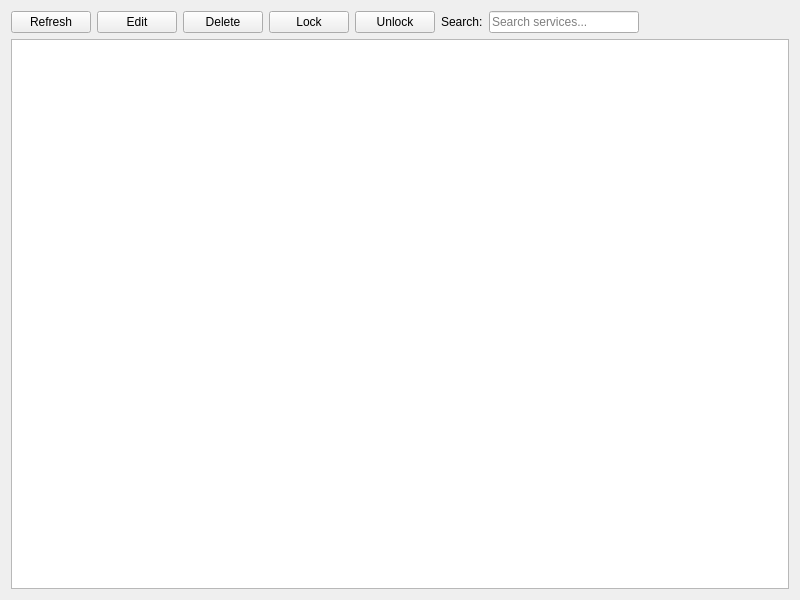
<?xml version="1.0" encoding="UTF-8"?>
<ui version="4.0">
 <class>DeviceServicesView</class>
 <widget class="QWidget" name="DeviceServicesView">
  <property name="geometry">
   <rect>
    <x>0</x>
    <y>0</y>
    <width>800</width>
    <height>600</height>
   </rect>
  </property>
  <layout class="QVBoxLayout" name="verticalLayout">
   <item>
    <layout class="QHBoxLayout" name="toolbar">
     <item>
      <widget class="QPushButton" name="btnRefresh">
       <property name="text">
        <string>Refresh</string>
       </property>
      </widget>
     </item>
     <item>
      <widget class="QPushButton" name="btnEdit">
       <property name="text">
        <string>Edit</string>
       </property>
      </widget>
     </item>
     <item>
      <widget class="QPushButton" name="btnDelete">
       <property name="text">
        <string>Delete</string>
       </property>
      </widget>
     </item>
     <item>
      <widget class="QPushButton" name="btnLock">
       <property name="text">
        <string>Lock</string>
       </property>
      </widget>
     </item>
     <item>
      <widget class="QPushButton" name="btnUnlock">
       <property name="text">
        <string>Unlock</string>
       </property>
      </widget>
     </item>
     <item>
      <widget class="QLabel" name="labelSearch">
       <property name="text">
        <string>Search:</string>
       </property>
      </widget>
     </item>
     <item>
      <widget class="QLineEdit" name="searchEdit">
       <property name="placeholderText">
        <string>Search services...</string>
       </property>
      </widget>
     </item>
     <item>
      <spacer name="horizontalSpacer">
       <property name="orientation">
        <enum>Qt::Horizontal</enum>
       </property>
       <property name="sizeHint" stdset="0">
        <size>
         <width>40</width>
         <height>20</height>
        </size>
       </property>
      </spacer>
     </item>
    </layout>
   </item>
   <item>
    <widget class="QTableView" name="tableView">
     <property name="selectionBehavior">
      <enum>QAbstractItemView::SelectRows</enum>
     </property>
     <attribute name="horizontalHeaderStretchLastSection">
      <bool>true</bool>
     </attribute>
    </widget>
   </item>
  </layout>
 </widget>
 <resources/>
 <connections/>
</ui>
